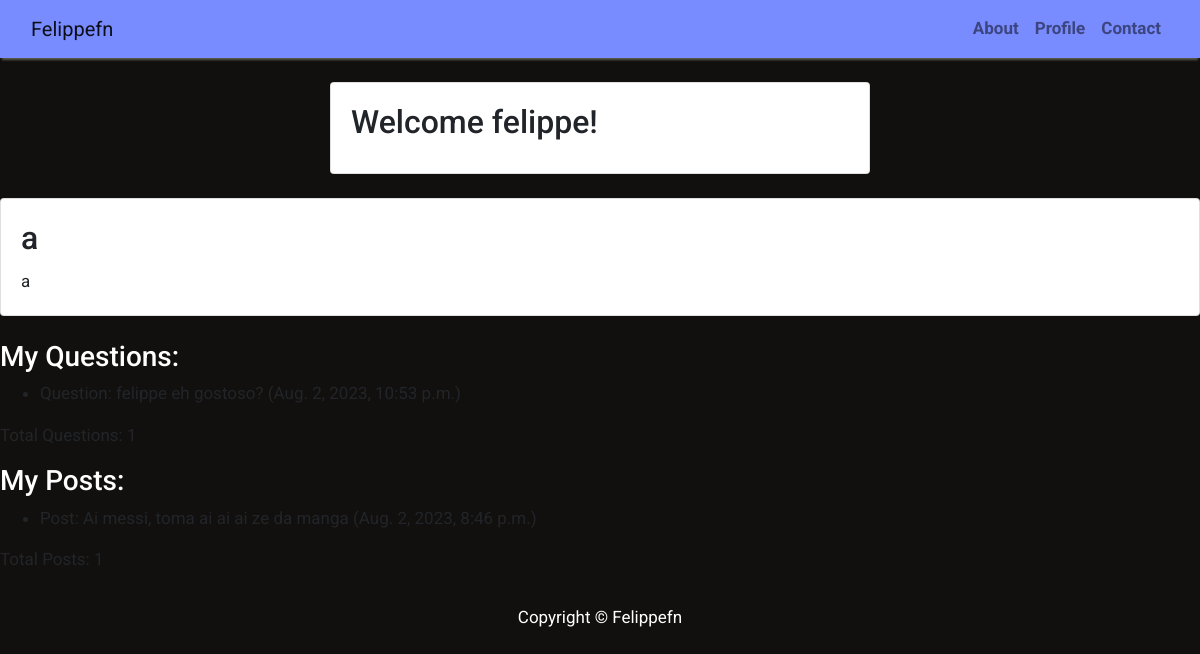
The app's page /profile/ (signed in), older data.
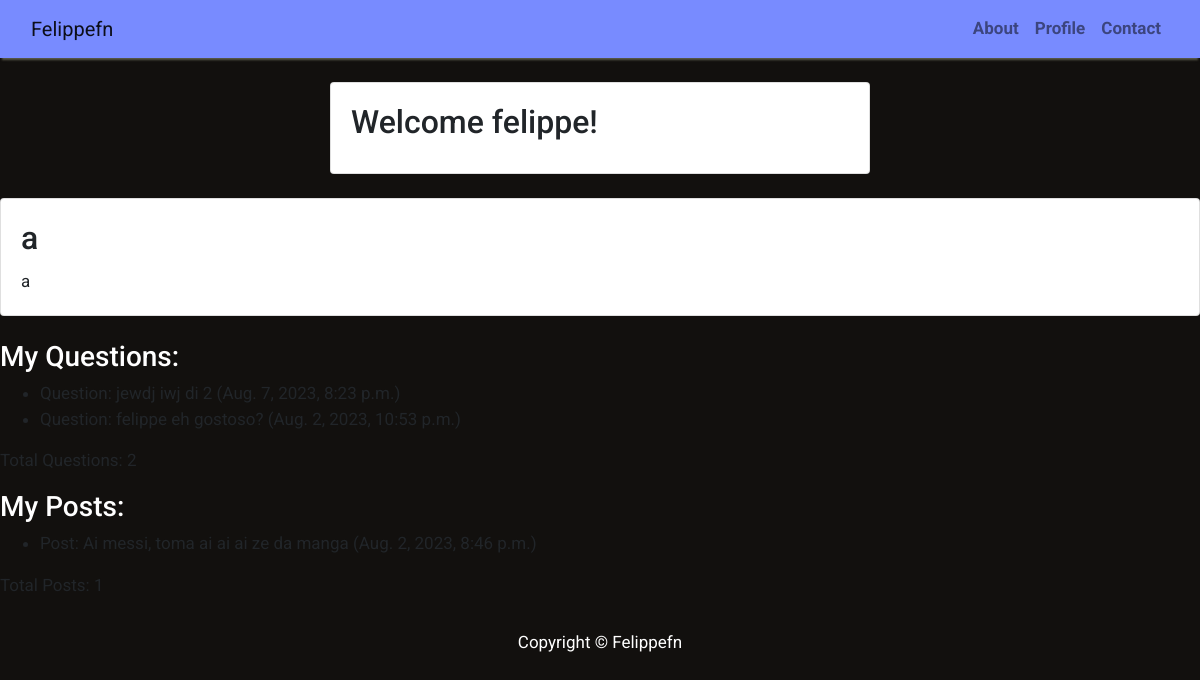
The same page, newer data.
### qna/models.py (models this page shows, shortened)
class Question(models.Model):
    title = models.CharField(max_length=200, blank=False)
    slug = models.SlugField(max_length=200, unique=True, blank=False)
    author = models.ForeignKey(User, on_delete= models.CASCADE, related_name='question_posts')
    updated_on = models.DateTimeField(auto_now= True)
    content = models.TextField()
    created_on = models.DateTimeField(auto_now_add=True)
    status = models.IntegerField(choices=STATUS, default=0)
    class Meta:
        ordering = ['-created_on']

### blog/models.py (models this page shows, shortened)
class Post(models.Model):
    title = models.CharField(max_length=200, unique=True)
    slug = models.SlugField(max_length=200, unique=True)
    author = models.ForeignKey(User, on_delete= models.CASCADE,related_name='blog_posts')
    updated_on = models.DateTimeField(auto_now= True)
    content = models.TextField()
    created_on = models.DateTimeField(auto_now_add=True)
    status = models.IntegerField(choices=STATUS, default=0)
    class Meta:
        ordering = ['-created_on']

### blog/views.py (the view)
# urls.py: path('profile/', blog_views.my_profile, name='profile'),
def my_profile(request):
    questions = Question.objects.filter(author=request.user)
    posts = Post.objects.filter(author=request.user)
    content = list(questions) + list(posts)
    question_list = list(questions)
    post_list = list(posts)
    question_list_length = len(question_list)  # Use len() instead of lenght()
    post_list_length = len(post_list)
    context = {
        'username': request.user.username,
        'content': content,
        'question_list': question_list,
        'post_list': post_list,
        'question_list_length': question_list_length,
        'post_list_length': post_list_length
    }
    return render(request, 'my_profile.html', context)

### templates/my_profile.html (shortened to what this page needs)
{% extends "base.html" %} {% block content %}
<div class="container">
  <div class="row">
    <div class="col-md-6 mx-auto">
      <div class="card my-4">
        <div class="card-body">
          <h2 class="card-title">Welcome {{username}}!</h2>
        </div>
      </div>
    </div>
  </div>
</div>
<div class="card mb-4">
  <div class="card-body">
    <h2 class="card-title">a</h2>
    <p class="card-text">a</p>
  </div>
</div>
<h3 class="text-white">My Questions:</h3>
  {% if question_list %}
    <ul>
      {% for question in question_list %}
        <li>
          Question: {{ question.title }} ({{ question.created_on }})
        </li>
      {% endfor %}
    </ul>
    <p>Total Questions: {{ question_list_length }}</p>
  {% else %}
    <p>No questions found.</p>
  {% endif %}
  <h3 class="text-white">My Posts:</h3>
  {% if post_list %}
    <ul>
      {% for post in post_list %}
        <li>
          Post: {{ post.content }} ({{ post.created_on }})
        </li>
      {% endfor %}
    </ul>
    <p>Total Posts: {{ post_list_length }}</p>
  {% else %}
    <p>No posts found.</p>
  {% endif %}
{% endblock %}

Row changes from the older to the newer data that the page shows:
added Question: title "jewdj iwj di 2", created_on "Aug. 7, 2023, 8:23 p.m."
Text that changed along with them:
{{ question_list_length }}: "1" → "2"
